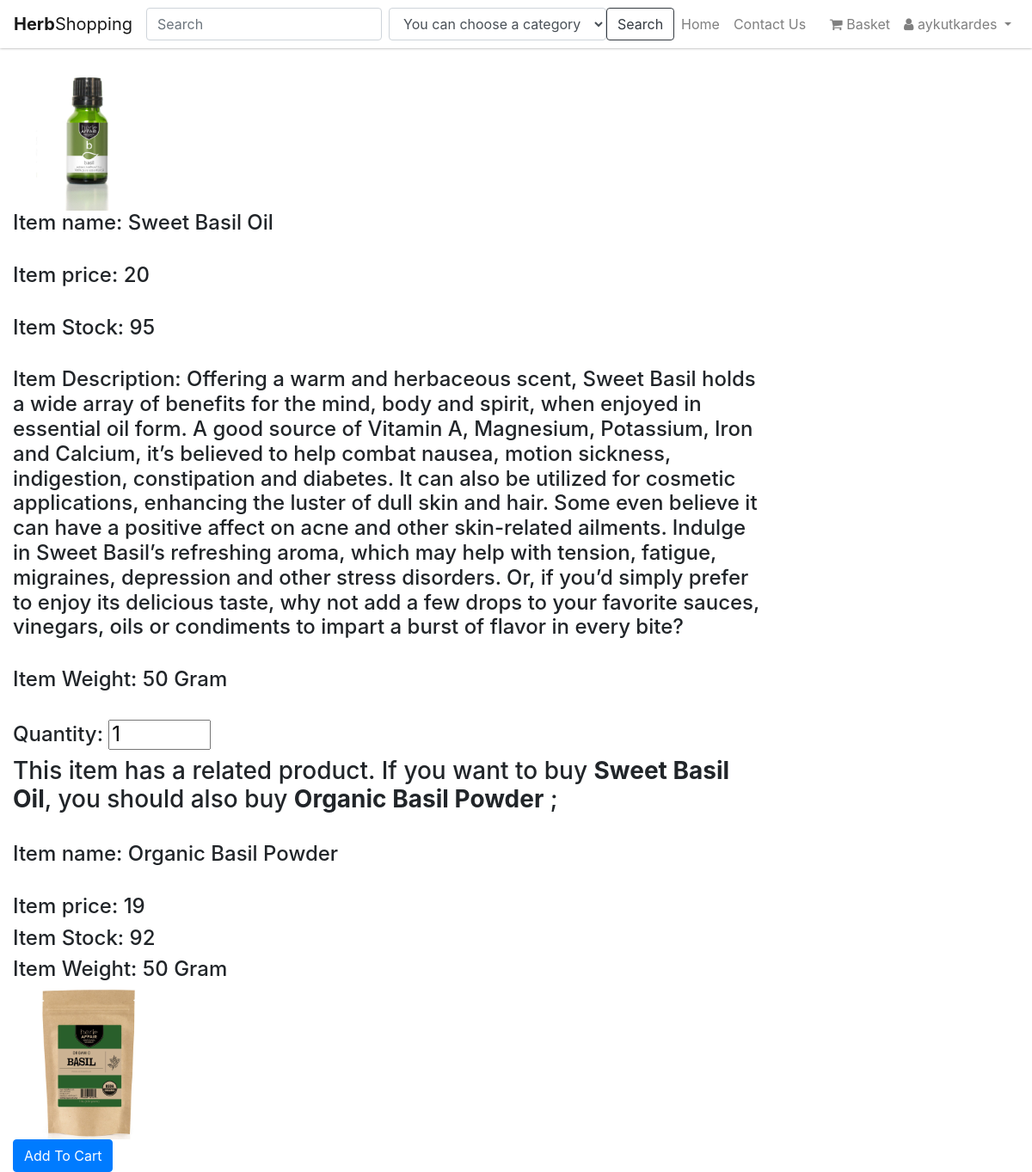
/item/sweet-basil-oil/ (signed in), run on the app's committed database.
### apps/profiles/models.py (models this page shows, shortened)
class User(AbstractUser):
    user_type           = models.CharField(max_length=2, choices=USER_TYPE_CHOICES, default=CUSTOMER)
    adress              = models.CharField(max_length=220, null=True, blank=True)
    postcode            = models.PositiveSmallIntegerField(null=True, blank=True)
    country             = CountryField()

### apps/shop/models.py (models this page shows, shortened)
class Item(models.Model):
    owner           = models.ForeignKey(Distributor, on_delete=models.CASCADE)
    name            = models.CharField(max_length=200)
    slug            = models.SlugField(unique=True, blank=True)
    description     = models.TextField(default='')
    price           = models.IntegerField(default=0)
    sold            = models.IntegerField(default=0)
    weight          = models.IntegerField(default=0)
    stock           = models.IntegerField(default=0)
    is_approvaled   = models.BooleanField(default=False)
    is_updated      = models.BooleanField(default=False)
    is_deleted      = models.BooleanField(default=False)
    timestamp       = models.DateTimeField(auto_now_add=True)
    updated_date    = models.DateTimeField(auto_now=True)
    category        = models.ForeignKey(Category)
    related_product = models.ForeignKey('Item', null=True, blank=True)
    image           = models.ImageField(upload_to=item_upload_location, width_field='width_field', height_field='height_field')
    width_field     = models.IntegerField(default=0)
    height_field    = models.IntegerField(default=0)

### apps/shop/views.py (the view)
# urls.py: url(r'^item/(?P<slug>[-\w]+)/$', ItemDetailView.as_view(), name='detail'),
class ItemDetailView(DetailView):
    template_name = "shop/item_detail.html"
    context_object_name = 'item'
    def get_object(self, *args, **kwargs):
        slug = self.kwargs.get('slug')
        obj = get_object_or_404(Item, slug=slug)
        return obj

### apps/shop/templates/shop/item_detail.html (shortened to what this page needs)
{% extends "base.html" %}
{% block content %}
<div class="col-9">
  <form action="{% url 'shop:add_to_cart' item.id %}" method="post">{% csrf_token %}
  <img src="{{ item.image.url }}" alt="" width="175px", height="auto"><br>
  <h4>Item name: {{ item.name }}</h4>
  <br>
  <h4>Item price: {{ item.price }}</h4><br>
  <h4>Item Stock: {{ item.stock }}</h4><br>
  <h4>Item Description: {{ item.description }}</h4><br>
  <h4>Item Weight: {{ item.weight }} Gram</h4><br>
  {% if not item.stock == 0 %}
  <h4>Quantity: <input type="number" name="q" value="1" min="1" max="{{ item.stock }}"></h4>
  {% endif %}
  {% if item.related_product %}
    <h3>This item has a related product. If you want to buy <b>{{item.name}}</b>, you should also buy <b>{{item.related_product.name}}</b> ; </h3><br>
    <h4>Item name: {{ item.related_product.name }}</h4>
    <br>
    <h4>Item price: {{ item.related_product.price }}</h4>
    <h4>Item Stock: {{ item.related_product.stock }}</h4>
    <h4>Item Weight: {{ item.related_product.weight }} Gram</h4>
    <img src="{{ item.related_product.image.url }}" alt="" width="175px", height="auto">
  {% endif %}<br>
    <input
        type="submit"
        class="btn btn-primary {% if item.stock == 0 or item.is_updated %}disabled btn-dark{% endif %}"
        value="Add To Cart">
</form>
</div>
{% endblock content %}

### apps/templates/include/nav.html (shortened to what this page needs)
{% load static %}
<nav class="navbar fixed-top navbar-expand-md navbar-light bg-light">
  <a class="navbar-brand" href="{% url 'shop:home' %}"><b>Herb</b>Shopping</a>
  <div class="collapse navbar-collapse" id="navbarSupportedContent">
    <form method="get" action="{% url 'shop:search' %}" class="form-inline">
      <input class="form-control mr-sm-2" type="search" name="search" placeholder="Search" aria-label="Search" value="{{request.GET.search}}">
      <div class="form-group">
        <select name="category" class="form-control" id="sel1">
          <option value="0">You can choose a category</option>
        </select>
      </div>
    <button class="btn btn-outline-dark my-2 my-sm-0" type="submit">Search</button>
    </form>
    <ul class="navbar-nav">
      <li class="nav-item"><a class="nav-link" href="/">Home</a></li>
      <li class="nav-item"><a class="nav-link" href="{% url 'shop:contact_us' %}">Contact Us</a></li>
    </ul>
    {% if user.is_authenticated %}
    <ul class="navbar-nav ml-auto">
      {% if user.user_type == '4' %}
      <li class="nav-item">
        <a class="nav-link" href="{% url 'shop:cart' %}">
          <i class="fa fa-shopping-cart" aria-hidden="true"></i> Basket
        </a>
      </li>
      {% endif %}
      <li class="nav-item dropdown">
        <a class="nav-link dropdown-toggle" href="#" id="navbarDropdownMenuLink" data-toggle="dropdown" aria-haspopup="true" aria-expanded="false">
          <i class="fa fa-user"></i> {{ request.user }} </a>
      </li>
    </ul>
  </div>
  {% else %}
  <ul class="navbar-nav ml-auto">
    <li class="nav-item"><a class="nav-link" href="{% url 'users:login' %}">Sign In</a></li>
    <li class="nav-item"><a class="nav-link" href="{% url 'users:register' %}">Sign Up</a></li>
  </ul>
  {% endif %}
</nav>

### ms/static/se301/css/style.css (style rules this page uses)
html { overflow-y: scroll; }
body { margin-top: 70px; }
.navbar { -webkit-box-shadow: 0 0px 3px 0px #999; -moz-box-shadow: 0 0px 3px 0px #999; box-shadow: 0 0px 3px 0px #999; background-color: #FFF !important; }
html { font-size: 1rem; }

### data on the page
User: user "aykutkardes"
Item: image (picture), name "Sweet Basil Oil", price "20", stock "95", description "Offering a warm and herbaceous scent, Sweet Basil holds a wide array of benefits for the mind, body and spirit, when enjoyed in essential oil form. A good source of Vitamin A, Magnesium, Potassium, Iron and Calcium, it’s believed to help combat nausea, motion sickness, indigestion, constipation and diabetes. It can also be utilized for cosmetic applications, enhancing the luster of dull skin and hair. Some even believe it can have a positive affect on acne and other skin-related ailments. Indulge in Sweet Basil’s refreshing aroma, which may help with tension, fatigue, migraines, depression and other stress disorders. Or, if you’d simply prefer to enjoy its delicious taste, why not add a few…", weight "50", related_product.name "Organic Basil Powder", related_product.price "19", related_product.stock "92", related_product.weight "50", related_product.image (picture), stock+is_updated "Add To Cart"
